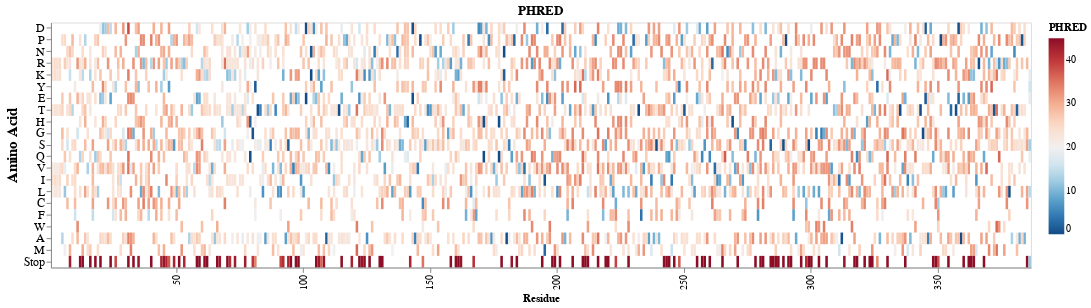

Notebook cell for this chart:
### Code cell
cell_selector = alt.selection_point(on='mouseover',
                                     empty='none')


cadd_heatmap = DMS_heatmaps(cadd_final, 'PHRED')

cadd_heatmap

### Figure 1 — Vega-Lite specification as saved in the notebook (floating-point values rounded to 4 significant figures; data arrays with more than 128 entries replaced by an {"elided": "..."} marker saying what was removed)
{"config": {"view": {"continuousWidth": 300, "continuousHeight": 300}}, "data": {"name": "data-6ae12d0367346d322bdb51d503e1fd74"}, "mark": {"type": "rect"}, "encoding": {"color": {"field": "PHRED", "scale": {"scheme": "redblue", "domain": [0, 45], "domainMid": 20, "clamp": true, "reverse": true}, "type": "quantitative"}, "stroke": {"value": "black"}, "strokeWidth": {"condition": {"param": "param_7", "value": 0.5, "empty": false}, "value": 0}, "tooltip": [{"field": "PHRED", "type": "quantitative"}, {"field": "Wildtype_Amino_Acid", "type": "nominal"}, {"field": "Substitution", "type": "nominal"}, {"field": "Amino Acid", "type": "nominal"}], "x": {"axis": {"values": [0, 50, 100, 150, 200, 250, 300, 350]}, "field": "Residue", "type": "ordinal"}, "y": {"axis": {"labelFontSize": 12, "titleFontSize": 15}, "field": "Amino Acid", "sort": ["Avg", "D", "P", "N", "R", "K", "Y", "E", "T", "H", "G", "S", "Q", "V", "I", "L", "C", "F", "W", "A", "M"], "type": "ordinal"}}, "height": 250, "params": [{"name": "param_8", "select": {"type": "interval", "encodings": ["x", "y"]}, "bind": "scales"}, {"name": "param_7", "select": {"type": "point", "on": "mouseover"}}], "title": "PHRED", "width": 1000, "$schema": "https://vega.github.io/schema/vega-lite/v5.8.0.json", "datasets": {"data-6ae12d0367346d322bdb51d503e1fd74": {"elided": "2763 records"}}}
